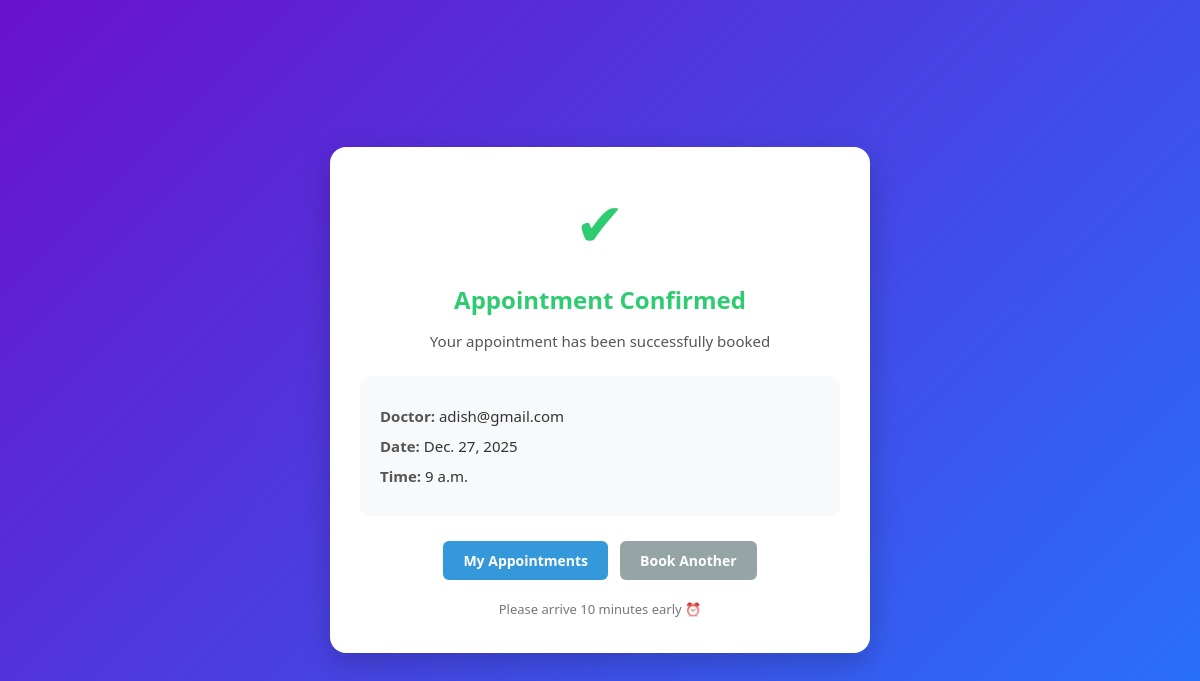
/appointments/success/1/ (signed in), run on the app's committed database.
### appointments/models.py (models this page shows, shortened)
class Appointment(models.Model):
    STATUS_CHOICES = [
        ('PENDING', 'Pending'),
        ('CONFIRMED', 'Confirmed'),
        ('CANCELLED', 'Cancelled'),
    ]
    patient = models.ForeignKey(
        settings.AUTH_USER_MODEL,
        on_delete=models.CASCADE,
        related_name='appointments'
    )
    doctor = models.ForeignKey(
        DoctorProfile,
        on_delete=models.CASCADE,
        related_name='appointments'
    )
    date = models.DateField()
    time = models.TimeField()
    status = models.CharField(
        max_length=20,
        choices=STATUS_CHOICES,
        default='PENDING'
    )
    created_at = models.DateTimeField(auto_now_add=True)

### doctors/models.py (models this page shows, shortened)
class DoctorProfile(models.Model):
    user = models.OneToOneField(User, on_delete=models.CASCADE)
    specialization = models.CharField(max_length=100, blank=True)
    experience_years = models.IntegerField(null=True, blank=True)
    bio = models.TextField(blank=True)
    consultation_fee = models.DecimalField(
        max_digits=8, decimal_places=2, null=True, blank=True
    )

### accounts/models.py (models this page shows)
class User(AbstractUser):
    ROLE_CHOICES = (
        ('patient', 'Patient'),
        ('doctor', 'Doctor'),
    )
    role = models.CharField(max_length=10, choices=ROLE_CHOICES)

### appointments/views.py (the view)
# urls.py: path('success/<int:appointment_id>/', views.appointment_success, name='appointment_success'),
@login_required
def appointment_success(request, appointment_id):
    appointment = get_object_or_404(
        Appointment,
        id=appointment_id,
        patient=request.user
    )
    return render(request, 'appointments/appointment_success.html', {
        'appointment': appointment
    })

### appointments/templates/appointments/appointment_success.html (shortened to what this page needs)
<!DOCTYPE html>
<html lang="en">
<head>
</head>
<body>
<div class="card">
    <div class="success-icon">✔</div>
    <h2>Appointment Confirmed</h2>
    <p class="subtitle">
        Your appointment has been successfully booked
    </p>
    <div class="details">
        <p><span>Doctor:</span> {{ appointment.doctor.user.email }}</p>
        <p><span>Date:</span> {{ appointment.date }}</p>
        <p><span>Time:</span> {{ appointment.time }}</p>
    </div>
    <div class="actions">
        <a href="{% url 'my_appointments' %}" class="btn btn-primary">
            My Appointments
        </a>
        <a href="{% url 'doctor_list' %}" class="btn btn-secondary">
            Book Another
        </a>
    </div>
    <footer>
        Please arrive 10 minutes early ⏰
    </footer>
</div>
</body>
</html>

### appointments/templates/appointments/appointment_success.html (style rules this page uses)
body { margin: 0; padding: 0; font-family: "Segoe UI", Tahoma, Geneva, Verdana, sans-serif; background: linear-gradient(135deg, #6a11cb, #2575fc); min-height: 100vh; display: flex; align-items: center; justify-content: center; }
.card { background: #ffffff; width: 100%; max-width: 480px; border-radius: 16px; padding: 35px 30px; box-shadow: 0 10px 30px rgba(0,0,0,0.2); text-align: center; animation: fadeIn 0.5s ease-in-out; }
.success-icon { font-size: 60px; color: #2ecc71; margin-bottom: 10px; }
h2 { color: #2ecc71; margin-bottom: 5px; }
.subtitle { color: #555; font-size: 15px; margin-bottom: 25px; }
.details { background: #f8f9fa; border-radius: 10px; padding: 20px; margin-bottom: 25px; text-align: left; }
.details p { margin: 10px 0; font-size: 15px; color: #333; }
.details span { font-weight: 600; color: #555; }
.actions { display: flex; gap: 12px; justify-content: center; flex-wrap: wrap; }
.btn { padding: 10px 20px; border-radius: 6px; text-decoration: none; font-size: 14px; font-weight: 600; transition: all 0.2s ease; }
.btn-primary { background: #3498db; color: #fff; }
.btn-secondary { background: #95a5a6; color: #fff; }
footer { margin-top: 20px; font-size: 13px; color: #777; }

### data on the page
Appointment: doctor.user.email "adish@gmail.com", date "Dec. 27, 2025", time "9 a.m."
